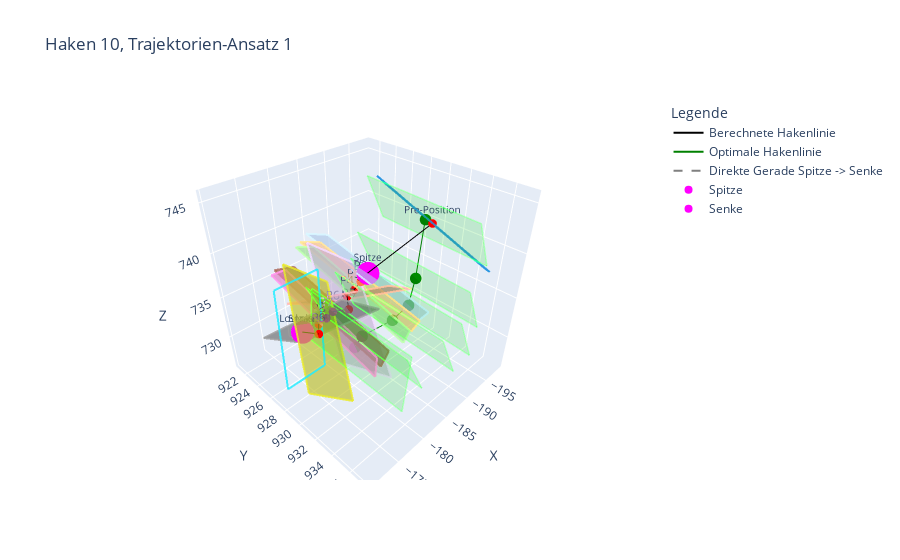
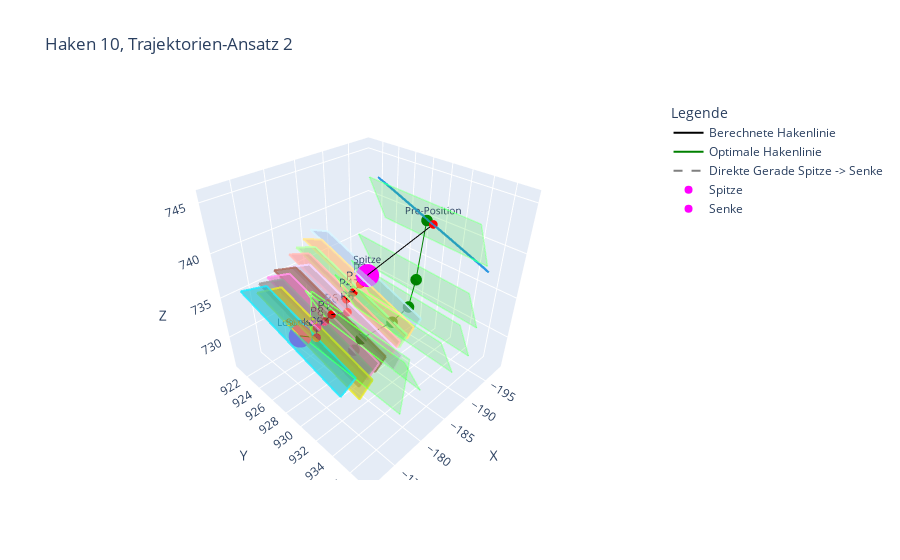
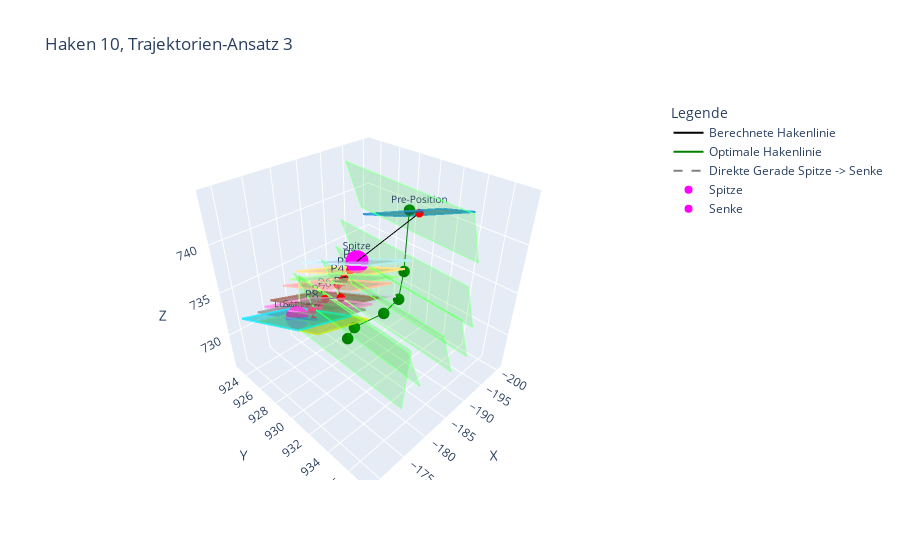
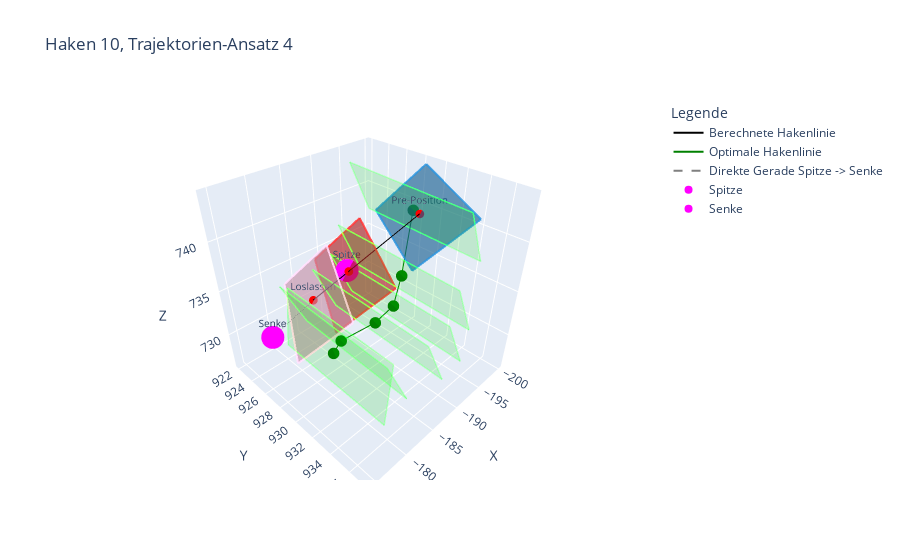

The cell these charts' notebook holds for them, in order:
### Code cell
visualize_rectangles_html(
    rectangles = rectangles_1,
    secondary_rectangles = rectangles_optim,
    secondary_legend_title = 'optimale Trajektorie',
    connect_points = (trajectory_1[1][0], trajectory_1[-1][0]),
    hook_num = hook_num,
    trajectory_process = 1,
    html_filename = '/home/mo/Thesis/Evaluation/Trajektorientests/CSV/traj1.html'
    )

visualize_rectangles_html(
    rectangles = rectangles_2,
    secondary_rectangles = rectangles_optim,
    secondary_legend_title = 'optimale Trajektorie',
    connect_points = (trajectory_1[1][0], trajectory_1[-1][0]),
    hook_num = hook_num,
    trajectory_process = 2,
    html_filename = '/home/mo/Thesis/Evaluation/Trajektorientests/CSV/traj2.html'
    )

visualize_rectangles_html(
    rectangles = rectangles_3,
    secondary_rectangles = rectangles_optim,
    secondary_legend_title = 'optimale Trajektorie',
    connect_points = (trajectory_1[1][0], trajectory_1[-1][0]),
    hook_num = hook_num,
    trajectory_process = 3,
    html_filename = '/home/mo/Thesis/Evaluation/Trajektorientests/CSV/traj3.html'
    )

visualize_rectangles_html(
    rectangles = rectangles_4,
    secondary_rectangles = rectangles_optim,
    secondary_legend_title = 'optimale Trajektorie',
    connect_points = (trajectory_1[1][0], trajectory_1[-1][0]),
    hook_num = hook_num,
    trajectory_process = 4,
    html_filename = '/home/mo/Thesis/Evaluation/Trajektorientests/CSV/traj4.html'
    )
